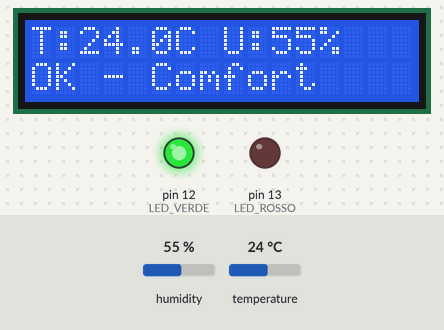
Recording of a sketch running on a simulated Arduino Uno, built with avr-gcc and run on an emulated ATmega328P. On the bench: 16×2 character LCD, output pins drawn as LEDs (lit = HIGH). Inputs (shaded band) come from the test bench; at power-on: temperature 24 °C, humidity 55 %. What the sketch prints to the serial monitor is not drawn.

Above: at 2.7 s.
2.8 s: temperature set to 27 °C
At 6.5 s:
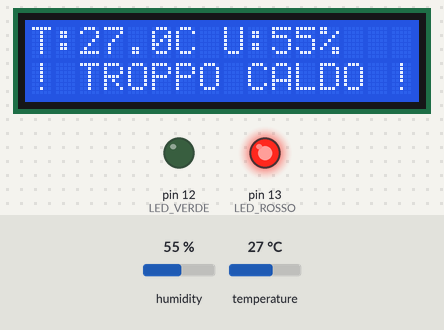
7.7 s: temperature set to 12 °C
At 10.7 s:
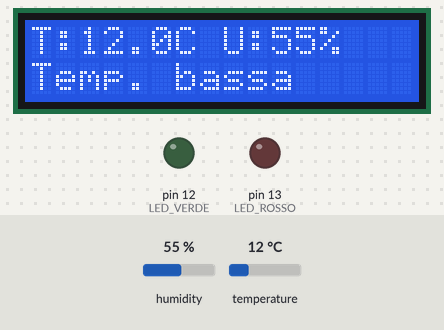
12.6 s: humidity set to 22 %
At 15.0 s:
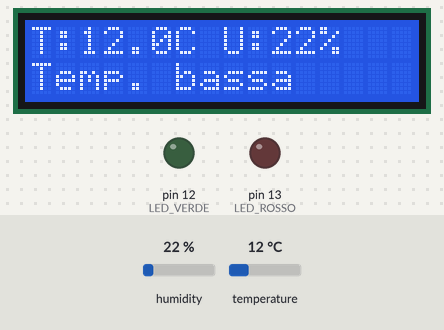
17.5 s: humidity set to 40 %
At 19.2 s:
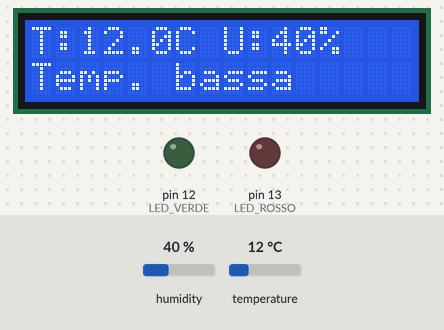
Timing chart, 0 to 20.7 s (numbered marks = the images above; inputs shaded):
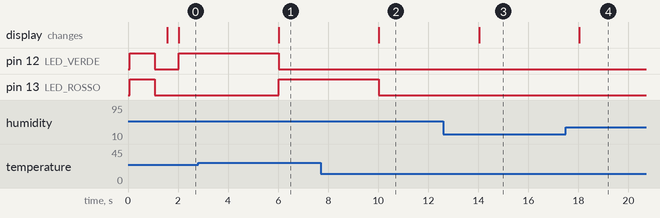

Measured:
- the behaviour switches between 25 and 26 °C on temperature (found by bisection; images 0 and 1)
- after the input at 2.8 s, pin 12 (LED_VERDE): HIGH → LOW after 3.2 s; pin 13 (LED_ROSSO): LOW → HIGH after 3.2 s; the display: changes after 3.2 s (image 1)
- after the input at 7.7 s, pin 13 (LED_ROSSO): HIGH → LOW after 2.3 s; the display: changes after 2.3 s (image 2)
- after the input at 12.6 s, the display: changes after 1.4 s (image 3)
- after the input at 17.5 s, the display: changes after 0.53 s (image 4)

The sketch:

monitoraggio.ino
```cpp
/**
 * Sistema di Monitoraggio Efficienza Energetica
 * UdA Sostenibilità Ambientale
 */

#include <LiquidCrystal.h>
#include <DHT.h>

#define DHT_PIN 8
#define DHT_TYPE DHT11
#define LED_VERDE 12
#define LED_ROSSO 13
#define TEMP_MIN 18.0
#define TEMP_MAX 25.0
#define INTERVALLO 2000

LiquidCrystal lcd(11, 10, 6, 5, 4, 3);
DHT dht(DHT_PIN, DHT_TYPE);
unsigned long ultimaLettura = 0;

void setup() {
  Serial.begin(9600);
  pinMode(LED_VERDE, OUTPUT);
  pinMode(LED_ROSSO, OUTPUT);

  lcd.begin(16, 2);
  lcd.print("Avvio...");
  dht.begin();

  digitalWrite(LED_VERDE, HIGH);
  digitalWrite(LED_ROSSO, HIGH);
  delay(1000);
  digitalWrite(LED_VERDE, LOW);
  digitalWrite(LED_ROSSO, LOW);
  delay(500);
  lcd.clear();
}

void loop() {
  if (millis() - ultimaLettura < INTERVALLO) return;
  ultimaLettura = millis();

  float temp = dht.readTemperature();
  float umid = dht.readHumidity();

  if (isnan(temp) || isnan(umid)) {
    Serial.println("ERR:SENSOR");
    lcd.setCursor(0, 0);
    lcd.print("Errore sensore! ");
    return;
  }

  Serial.print(temp, 1);
  Serial.print(",");
  Serial.println(umid, 1);

  digitalWrite(LED_ROSSO, temp > TEMP_MAX);
  digitalWrite(LED_VERDE, temp >= TEMP_MIN && temp <= TEMP_MAX);

  lcd.setCursor(0, 0);
  lcd.print("T:");
  lcd.print(temp, 1);
  lcd.print("C U:");
  lcd.print(umid, 0);
  lcd.print("%  ");

  lcd.setCursor(0, 1);
  if (temp > TEMP_MAX) lcd.print("! TROPPO CALDO !");
  else if (temp >= TEMP_MIN) lcd.print("OK - Comfort    ");
  else lcd.print("Temp. bassa     ");
}
```
